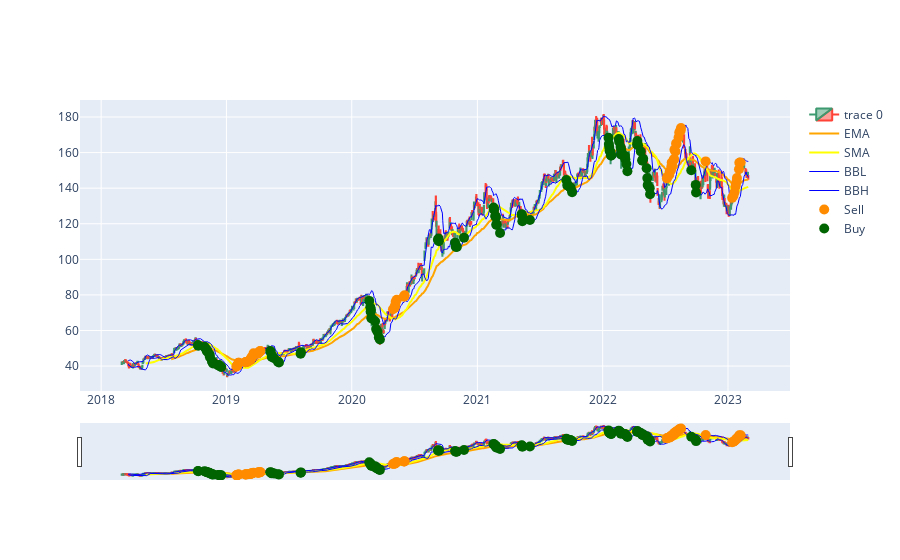

Here is the notebook cell this chart was saved with:
### Code cell
fig.show()

### Figure 1 — Plotly figure (JSON) as saved in the notebook; plotly's stock layout.template omitted (floating-point values rounded to 4 significant figures; data arrays with more than 128 entries replaced by an {"elided": "..."} marker saying what was removed)
{"data": [{"close": {"elided": "1258 float values"}, "high": {"elided": "1258 float values"}, "low": {"elided": "1258 float values"}, "open": {"elided": "1258 float values"}, "type": "candlestick", "x": {"elided": "1258 str values"}}, {"line": {"color": "orange", "width": 2}, "name": "EMA", "type": "scatter", "x": {"elided": "1258 str values"}, "y": {"elided": "1258 float values"}}, {"line": {"color": "yellow", "width": 2}, "name": "SMA", "type": "scatter", "x": {"elided": "1258 str values"}, "y": {"elided": "1258 float values"}}, {"line": {"color": "blue", "width": 1}, "name": "BBL", "type": "scatter", "x": {"elided": "1258 str values"}, "y": {"elided": "1258 float values"}}, {"line": {"color": "blue", "width": 1}, "name": "BBH", "type": "scatter", "x": {"elided": "1258 str values"}, "y": {"elided": "1258 float values"}}, {"marker": {"color": "darkorange", "size": 10}, "mode": "markers", "name": "Sell", "type": "scatter", "x": {"elided": "1258 str values"}, "y": {"elided": "1258 float values"}}, {"marker": {"color": "darkgreen", "size": 10}, "mode": "markers", "name": "Buy", "type": "scatter", "x": {"elided": "1258 str values"}, "y": {"elided": "1258 float values"}}], "layout": {}}
